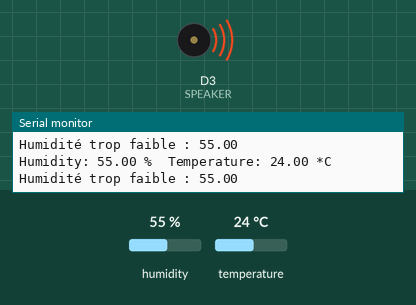
Bench run of a sketch on a simulated Arduino Zero (SAMD21). Shown: buzzer (waves = sounding), the last lines printed to the serial monitor. The test bench sets the inputs (shaded band); at power-on: humidity 55 %, temperature 24 °C.

Above: at 7.8 s.
7.9 s: humidity set to 52 %
15.8 s: humidity set to 49 %
At 18.2 s:
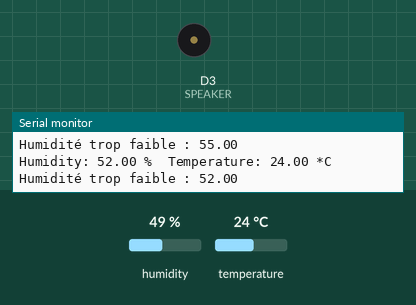
24.1 s: humidity set to 68 %
At 24.6 s:
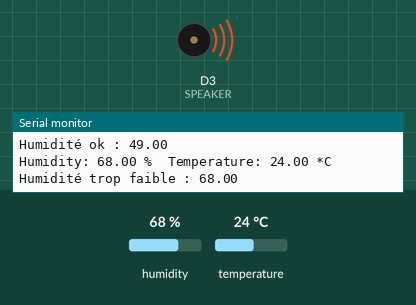
36.2 s: humidity set to 22 %
At 37.1 s:
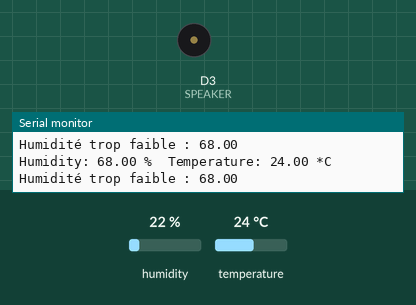
Timing chart, 0 to 39.2 s (numbered marks = the images above; inputs shaded):
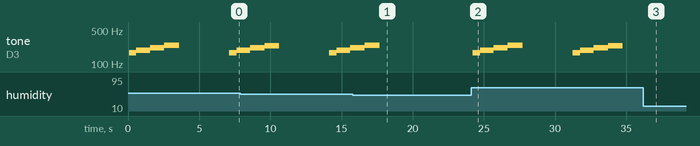

Measured:
- the behaviour switches between 51 and 50 % on humidity (found by bisection; images 0 and 1)
- after the input at 15.8 s, tone on D3 (SPEAKER): goes on until 17.7 s, then stays silent
- after the input at 24.1 s, tone on D3 (SPEAKER): plays 171 Hz for 0.52 s, 191 Hz for 0.96 s, 216 Hz for 1.0 s, 242 Hz for 1.0 s, 171 Hz for 0.52 s, 191 Hz for 0.96 s … (8 notes in this stretch), starting after 0.11 s
- after the input at 36.2 s, tone on D3 (SPEAKER): stops changing and stays silent
- by itself, tone on D3 (SPEAKER): plays 216 Hz for 1.0 s, 239 Hz for 1.0 s, 171 Hz for 0.52 s, 191 Hz for 0.96 s, 216 Hz for 0.17 s

The sketch:

dht_speaker.ino
```cpp
#include "Grove_Temperature_And_Humidity_Sensor.h"

#define DHTTYPE DHT11   // DHT 11

#define DHTPIN 2     // what pin we're connected to（DHT10 and DHT20 don't need define it）
DHT dht(DHTPIN, DHTTYPE);   //   DHT11 DHT21 DHT22

#if defined(ARDUINO_ARCH_AVR)
    #define debug  Serial

#elif defined(ARDUINO_ARCH_SAMD) ||  defined(ARDUINO_ARCH_SAM)
    #define debug  SerialUSB
#else
    #define debug  Serial
#endif

// Speaker
#define SPEAKER 3
// Sonnerie Jurrasic Park
// Fréquences des notes (en microsecondes pour delayMicroseconds)
int noteD4 = 2909; // Ré
int noteE4 = 2591; // Mi
int noteF4 = 2441; // Fa
int noteG4 = 2178; // Sol
int noteA4 = 1940; // La

void setup() {
    Serial.begin(115200);
    Serial.println("DHTxx test!");

    Wire.begin();

    dht.begin();
}

void loop() {
    float temp_hum_val[2] = {0};

    if (!dht.readTempAndHumidity(temp_hum_val)) {
        Serial.print("Humidity: ");
        Serial.print(temp_hum_val[0]);
        Serial.print(" %\t");
        Serial.print("Temperature: ");
        Serial.print(temp_hum_val[1]);
        Serial.println(" *C");
        if(temp_hum_val[0] > 50){
            Serial.print("Humidité trop faible : ");
            Serial.println(temp_hum_val[0]);
            playNote(noteD4, 500);
            playNote(noteE4, 500);
            playNote(noteF4, 500);
            playNote(noteG4, 1000);
            playNote(noteA4, 1000);

            delay(2000); // Pause entre les répétitions de la mélodie
        } else {
            Serial.print("Humidité ok : ");
            Serial.println(temp_hum_val[0]);
        }
    } else {
        Serial.println("Failed to get temperature and humidity value.");
    }

    delay(1500);
}

void playNote(int note, int duration) {
  long endTime = millis() + duration;
  while (millis() < endTime) {
    digitalWrite(SPEAKER, HIGH);
    delayMicroseconds(note);
    digitalWrite(SPEAKER, LOW);
    delayMicroseconds(note);
  }
}
```
